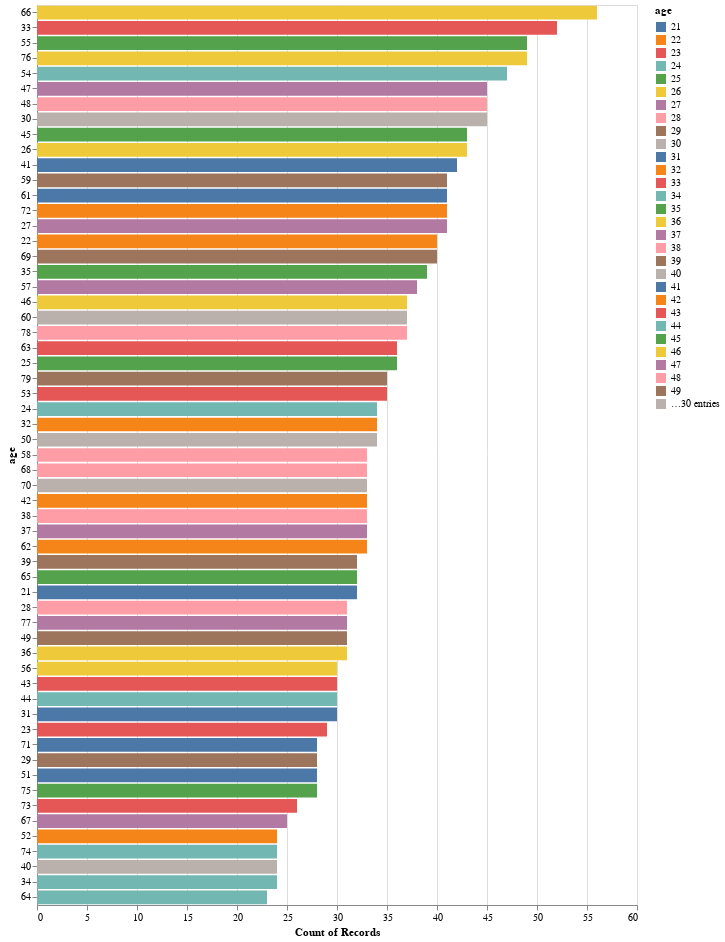

Write notebook code for a chart like this one.
### Markdown cell above
Edad de las persona Las personas que se encuetran reportadas

### Code cell
alt.Chart(loans_df_risk_flag).mark_bar().encode(    # Making a bar chart
    alt.X('count():Q'),                    # X-axis is an aggregated value for categorical variable in Y
    alt.Y('age:N', sort = '-x'),   # Y-axis is sorted based on aggregated value
    alt.Color('age:N'),
    tooltip = [alt.Tooltip('count():Q')]
).properties(
    width = 600,
    height = 900
)

### Figure 1 — Vega-Lite specification as saved in the notebook (floating-point values rounded to 4 significant figures; data arrays with more than 128 entries replaced by an {"elided": "..."} marker saying what was removed)
{"config": {"view": {"continuousWidth": 400, "continuousHeight": 300}}, "data": {"name": "data-6838920a1372d0535a74048c6aa14766"}, "mark": "bar", "encoding": {"color": {"field": "age", "type": "nominal"}, "tooltip": [{"aggregate": "count", "type": "quantitative"}], "x": {"aggregate": "count", "type": "quantitative"}, "y": {"field": "age", "sort": "-x", "type": "nominal"}}, "height": 900, "width": 600, "$schema": "https://vega.github.io/schema/vega-lite/v4.17.0.json", "datasets": {"data-6838920a1372d0535a74048c6aa14766": {"elided": "2074 records"}}}
